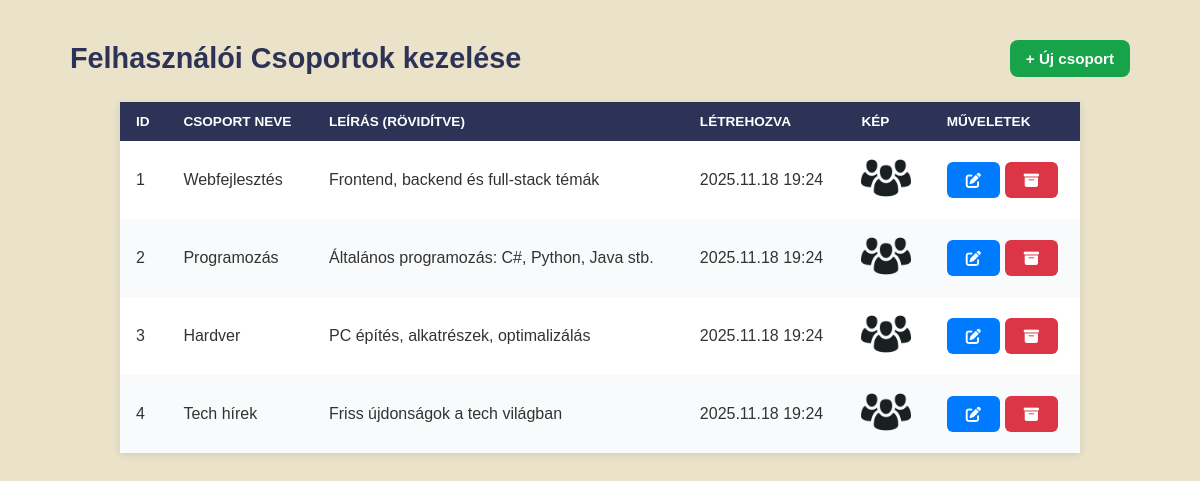
Screenshot of /admin/panel_groups.php (signed in) with the database file from the repository.
### tables this page shows
CREATE TABLE groups (
    group_id INT PRIMARY KEY AUTO_INCREMENT,
    group_name VARCHAR(100) NOT NULL UNIQUE,
    group_description TEXT,
    created_at DATETIME DEFAULT CURRENT_TIMESTAMP,
    group_image VARCHAR(255) DEFAULT 'default_group.png'
);

### app/generic_crud.php (the view, shortened to what this page needs)
<?php
$action = $_GET['action'] ?? 'list';
$table = $config['table'];
$pk = $config['pk'];
$page_file = $config['page_file'];
$page_title = $config['page_title'];
$allow_add = $config['allow_add'] ?? true;
$allow_edit = $config['allow_edit'] ?? true;
$allow_delete = $config['allow_delete'] ?? true;
?>
<!DOCTYPE html>
<html lang="hu">
<head>
    <link rel="stylesheet" href="https://cdnjs.cloudflare.com/ajax/libs/font-awesome/6.7.2/css/all.min.css" />
    <link rel="stylesheet" href="../static/index.css">
    <link rel="stylesheet" href="../static/users.css">
</head>
<body class="admin-page">
<?php
switch ($action):
?>
<?php endif; break;
    default:
?>
<div class="top-bar">
    <h1><?= htmlspecialchars($page_title) ?> kezelése</h1>
    <?php if ($allow_add): ?><a href="<?= $page_file ?>?action=add" class="add-user-btn">+ Új <?= htmlspecialchars($config['singular_name']) ?></a><?php endif; ?>
</div>
<div class="table-wrapper">
    <table>
        <thead>
            <tr>
                <?php foreach ($config['list_columns'] as $label): ?>
                    <th><?= htmlspecialchars($label) ?></th>
                <?php endforeach; ?>
                <th>Műveletek</th>
            </tr>
        </thead>
        <tbody>
            <?php
            $list_sql = $config['list_query'] ?? "SELECT * FROM $table ORDER BY $pk";
            $result = $conn->query($list_sql);
            if ($result && $result->num_rows > 0):
                while ($row = $result->fetch_assoc()):
            ?>
            <tr>
                <?php
                foreach ($config['list_columns'] as $db_col_name => $label):
                    $value = $row[$db_col_name] ?? null;
                    if (isset($config['list_formatters'][$db_col_name]) && is_callable($config['list_formatters'][$db_col_name])) {
                        $display_value = $config['list_formatters'][$db_col_name]($value, $row);
                    } else {
                        $display_value = htmlspecialchars((string)($value ?? 'N/A'));
                    }
                ?>
                    <td><?= $display_value ?></td>
                <?php endforeach; ?>
                <td class="actions">
                    <?php if (!empty($allow_edit)): ?>
                        <a href="<?= htmlspecialchars($page_file) ?>?action=edit&id=<?= urlencode($row[$pk] ?? '') ?>"
                           class="action-btn">
                            <i class="fa-solid fa-pen-to-square"></i>
                        </a>
                    <?php endif; ?>
                    <?php if (!empty($allow_delete)): ?>
                        <a href="<?= htmlspecialchars($page_file) ?>?action=delete&id=<?= urlencode($row[$pk] ?? '') ?>"
                           class="action-btn delete-btn"
                           onclick="return confirm('Biztosan törlöd ezt az elemet?');">
                            <i class="fa-solid fa-box-archive"></i>
                        </a>
                    <?php endif; ?>
                </td>
            </tr>
            <?php endwhile; endif; ?>
        </tbody>
    </table>
</div>
<?php endswitch; $conn->close(); ?>
</body>
</html>

### admin/panel_groups.php (shortened to what this page needs)
<?php
$config = [
    'table' => 'groups',
    'pk' => 'group_id',
    'page_file' => '../admin/panel_groups.php',
    'page_title' => 'Felhasználói Csoportok',
    'singular_name' => 'csoport',
    'allow_delete' => true,
    'list_columns' => [
        'group_id' => 'ID',
        'group_name' => 'Csoport Neve',
        'group_description' => 'Leírás (rövidítve)',
        'created_at' => 'Létrehozva',
        'group_image' => 'Kép'
    ],
    'list_formatters' => [
        'group_description' => function ($value, $row) {
            return htmlspecialchars(substr($value, 0, 50)) . (strlen($value) > 50 ? '...' : '');
        },
        'group_image' => function ($value, $row) {
            return "<img src='../uploads/groups/{$value}' alt='Csoport kép' style='width: 50px; height: 50px; object-fit: cover;'>";
        },
        'created_at' => function ($value, $row) {
             return date('Y.m.d H:i', strtotime($value));
        }
    ],
    'form_fields' => ['group_name', 'group_description', 'group_image'],
    'fields' => [
        'group_id' => ['label' => 'ID', 'type' => 'number', 'param_type' => 'i', 'list_only' => true],
        'group_name' => ['label' => 'Csoport neve', 'type' => 'text', 'required' => true, 'param_type' => 's'],
        'group_description' => ['label' => 'Leírás', 'type' => 'textarea', 'param_type' => 's'],
        'group_image' => ['label' => 'Kép fájlnév', 'type' => 'text', 'default' => 'default_group.png', 'param_type' => 's'],
        'created_at' => ['label' => 'Létrehozva', 'type' => 'datetime-local', 'list_only' => true],
    ]
];
require '../app/generic_crud.php';
?>

### static/index.css (style rules this page uses)
:root { --primary-color: #2d3357; --secondary-color: coral; --text-color: #333; --background-light: #eae3c9; --white: #fff; --primary-icon: #0d6efd; --success-icon: #198754; --info-icon: #0dcaf0; --warning-icon: #ffc107; --danger-badge: #dc3545; --navbar-height: 63px; }
*, *::before, *::after { box-sizing: border-box; }
body { font-family: 'Sans-Serif', sans-serif; padding: 0; margin: 0; width: 100%; color: var(--text-color); }
a { text-decoration: none; color: black; }

### static/users.css (style rules this page uses)
body { background-color: var(--background-light); }
.top-bar { display: flex; justify-content: space-between; align-items: center; max-width: 1100px; margin: 40px auto 25px auto; padding: 0 20px; }
.top-bar h1 { margin: 0; color: var(--primary-color); font-size: 1.8rem; }
.add-user-btn { background: #16a34a; color: white; padding: 10px 16px; border-radius: 8px; text-decoration: none; font-weight: 600; font-size: 0.95rem; transition: background 0.25s ease; }
table { width: 80%; margin: auto; border-collapse: collapse; background: white; box-shadow: 0 2px 8px rgba(0,0,0,0.1); }
th, td { padding: 12px 16px; text-align: left; }
th { background: var(--primary-color); color: white; text-transform: uppercase; font-size: 0.85rem; }
tr:nth-child(even) { background-color: #f9fafb; }
.action-btn { background: #2563eb; color: white; padding: 6px 12px; border-radius: 6px; text-decoration: none; font-size: 0.9rem; transition: background 0.2s; }
.delete-btn { background: #dc2626; }
.action-btn { display: inline-block; background-color: #007bff; color: #fff; border: none; padding: 0.6rem 1.2rem; border-radius: 6px; font-size: 0.95rem; cursor: pointer; text-decoration: none; text-align: center; transition: background 0.2s; }
.delete-btn { background-color: #dc3545; }

### app/generic_crud.php (style rules this page uses)
body { opacity: 0; transition: opacity 0.3s ease; }
body.loaded { opacity: 1; }

### rows the page displays
groups: group_id "1", group_name "Webfejlesztés", group_description "Frontend, backend és full-stack témák", created_at "2025.11.18 19:24", group_image (placeholder picture)
groups: group_id "2", group_name "Programozás", group_description "Általános programozás: C#, Python, Java stb.", created_at "2025.11.18 19:24", group_image (placeholder picture)
groups: group_id "3", group_name "Hardver", group_description "PC építés, alkatrészek, optimalizálás", created_at "2025.11.18 19:24", group_image (placeholder picture)
groups: group_id "4", group_name "Tech hírek", group_description "Friss újdonságok a tech világban", created_at "2025.11.18 19:24", group_image (placeholder picture)

### other values shown
$page_title "Felhasználói Csoportok"
$config['singular_name'] "csoport"
$label "ID"
$label "CSOPORT NEVE"
$label "LEÍRÁS (RÖVIDÍTVE)"
$label "LÉTREHOZVA"
$label "KÉP"
